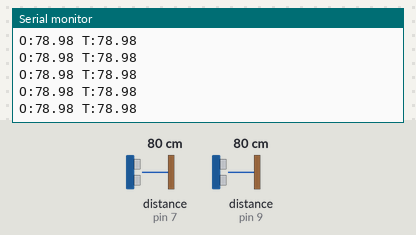
The sketch below on a simulated Arduino Uno, built with avr-gcc and run on an emulated ATmega328P. Shown: the last lines printed to the serial monitor. Wiring (inferred from the names in the program): 2 × ultrasonic range finder: trigger pin 8, echo pin 7 / trigger pin 10, echo pin 9. The test bench sets the inputs (shaded band); at power-on: distance to the obstacle (sensors on pin 7, pin 9) 80 cm. The echo pulse lasts 58.3 µs per cm.

Above: at 1.2 s.
1.3 s: distance to the obstacle (sensor on pin 7) set to 120 cm
At 1.35 s:
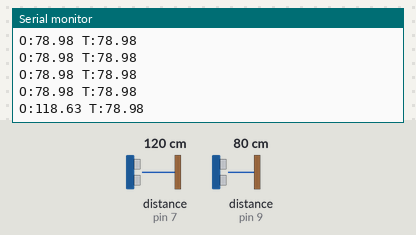
4.3 s: distance to the obstacle (sensor on pin 9) set to 35 cm
At 4.3 s:
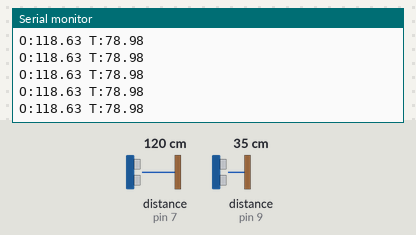
7.3 s: distance to the obstacle (sensor on pin 7) set to 2 cm
At 7.4 s:
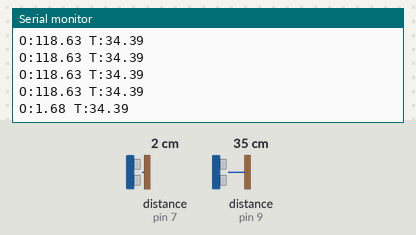
8.8 s: distance to the obstacle (sensor on pin 9) set to 2 cm
At 8.86 s:
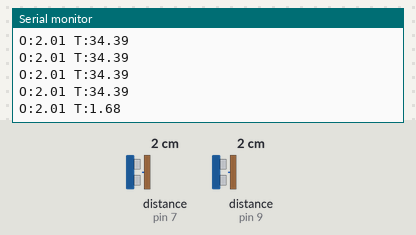
Timing chart, 0 to 11.3 s (numbered marks = the images above; inputs shaded):
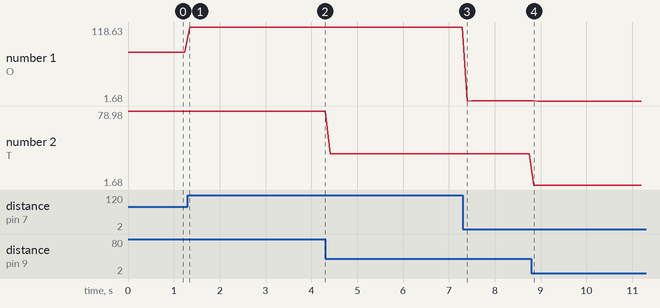

Measured:
- after the input at 1.3 s, the serial monitor: prints a new line after 0.05 s (image 1)
- after the input at 7.3 s, the serial monitor: prints a new line after 0.10 s (image 3)
- after the input at 8.8 s, the serial monitor: prints a new line after 0.05 s (image 4)
- plotted number 1: 78.98 → 118.63 after the input at 1.3 s, 118.63 → 2.01 after the input at 7.3 s
- plotted number 2: 78.98 → 34.39 after the input at 4.3 s

The sketch:

ultrasonic.ino
```cpp
// 초음파1: 장애믈
// 초음파2: 쓰레기통
#define TRIG1 8
#define ECHO1 7
#define TRIG2 10
#define ECHO2 9

void setup() {
  Serial.begin(9600);
  pinMode(TRIG1, OUTPUT); pinMode(ECHO1, INPUT);
  pinMode(TRIG2, OUTPUT); pinMode(ECHO2, INPUT);
}

float readUltrasonic(int trigPin, int echoPin) {
  digitalWrite(trigPin, LOW);
  delayMicroseconds(2);
  digitalWrite(trigPin, HIGH);
  delayMicroseconds(10);
  digitalWrite(trigPin, LOW);
  long duration = pulseIn(echoPin, HIGH);
  return duration * 0.034 / 2;
}

void loop() {
  float distance = readUltrasonic(TRIG1, ECHO1);   // 장애물
  float trash = readUltrasonic(TRIG2, ECHO2);      // 쓰레기 적재량

  Serial.print("O:");
  Serial.print(distance);
  Serial.print(" T:");
  Serial.println(trash);

  delay(100);
}
```
